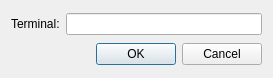
<?xml version="1.0" encoding="UTF-8"?>
<ui version="4.0">
 <class>DialogSettings</class>
 <widget class="QDialog" name="DialogSettings">
  <property name="geometry">
   <rect>
    <x>0</x>
    <y>0</y>
    <width>273</width>
    <height>78</height>
   </rect>
  </property>
  <property name="windowTitle">
   <string>Settings</string>
  </property>
  <layout class="QGridLayout" name="gridLayout">
   <item row="0" column="0">
    <widget class="QLabel" name="lTerm">
     <property name="text">
      <string>Terminal:</string>
     </property>
     <property name="buddy">
      <cstring>leTerm</cstring>
     </property>
    </widget>
   </item>
   <item row="0" column="1">
    <widget class="QLineEdit" name="leTerm"/>
   </item>
   <item row="1" column="0" colspan="2">
    <widget class="QDialogButtonBox" name="buttonBox">
     <property name="standardButtons">
      <set>QDialogButtonBox::Cancel|QDialogButtonBox::Ok</set>
     </property>
    </widget>
   </item>
  </layout>
 </widget>
 <resources/>
 <connections>
  <connection>
   <sender>buttonBox</sender>
   <signal>accepted()</signal>
   <receiver>DialogSettings</receiver>
   <slot>accept()</slot>
   <hints>
    <hint type="sourcelabel">
     <x>136</x>
     <y>53</y>
    </hint>
    <hint type="destinationlabel">
     <x>136</x>
     <y>38</y>
    </hint>
   </hints>
  </connection>
 </connections>
</ui>
